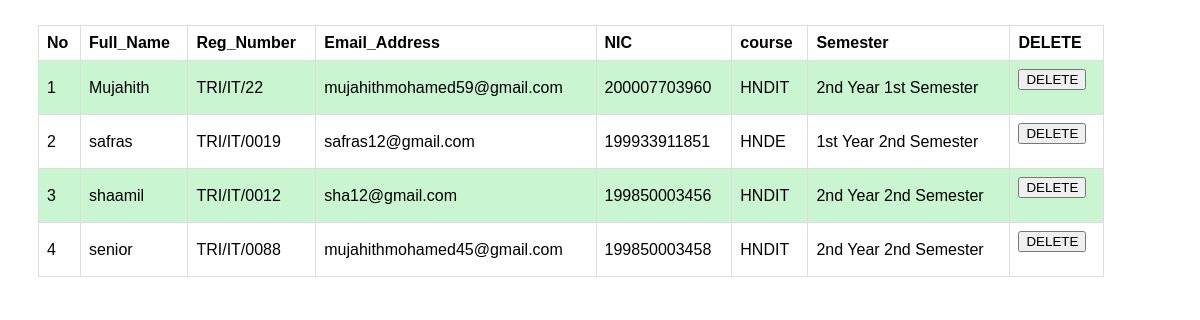
The page /stu_details.php on the database its author committed.
### tables this page shows
CREATE TABLE IF NOT EXISTS `stu_reg` (
  `id` int NOT NULL AUTO_INCREMENT,
  `fullname` varchar(20) NOT NULL,
  `regno` varchar(20) NOT NULL,
  `emailadd` varchar(30) NOT NULL,
  `nic` varchar(12) NOT NULL,
  `username` varchar(10) NOT NULL,
  `password1` varchar(20) NOT NULL,
  `cpassword` varchar(20) NOT NULL,
  `course` varchar(20) NOT NULL,
  `year1` varchar(50) NOT NULL,
  PRIMARY KEY (`id`),
  UNIQUE KEY `nic` (`nic`)
);

### stu_details.php (the view, shortened to what this page needs)
<?php
    require('config.php');
    $query = "SELECT id,fullname,regno,emailadd,nic,course,year1 FROM stu_reg";
    $result = mysqli_query($connection , $query);
    $numrow = mysqli_num_rows($result);
    if($numrow > 0 )
    {
       echo '<table class = "stu_table">';
       echo '<tr>';
       echo '<th>No</th>';
       echo '<th>Full_Name</th>';
       echo '<th>Reg_Number</th>';
       echo '<th>Email_Address</th>';
       echo '<th>NIC</th>';
       echo '<th>course</th>';
       echo '<th>Semester</th>';
       echo '<th>DELETE</th>';
       echo '</tr>';
       $c=1;
       while ($row = mysqli_fetch_assoc ($result))
       {
        ?>
        <body>
        <tr>
        <td> <?php echo $c;?> </td>
        <td> <?php echo $row ['fullname']; ?> </td>
        <td> <?php echo $row ['regno']; ?> </td>
        <td> <?php echo $row ['emailadd']; ?> </td>
        <td> <?php echo $row ['nic']; ?> </td>
        <td> <?php echo $row ['course']; ?> </td>
        <td> <?php echo $row ['year1']; $c++; ?> </td>
        <td>
            <form action="delete_studetails.php" method="post">
                <button type="submit" name="delete" value="<?=$row['nic'] ?>" class="btn btn-danger">DELETE</bu>
            </form>
        </td>
       </tr>
<?php
       }
    }
    else
    {
        echo "<script> alert ('Records Not Found') </script>";
    }
?>

### stu_details.php (style rules this page uses)
.stu_table { margin-top: 25px; margin-bottom: 50px; font-family: arial, sans-serif; border-collapse: collapse; margin-left: 30px; width: 90%; }
td, th { border: 1px solid #dddddd; text-align: left; padding: 8px; }
tr:nth-child(even) { background-color: #c9f5d0; }

### rows shown on the page
stu_reg: fullname "Mujahith", regno "TRI/IT/22", emailadd "mujahithmohamed59@gmail.com", nic "200007703960", course "HNDIT", year1 "2nd Year 1st Semester"
stu_reg: fullname "safras", regno "TRI/IT/0019", emailadd "safras12@gmail.com", nic "199933911851", course "HNDE", year1 "1st Year 2nd Semester"
stu_reg: fullname "shaamil", regno "TRI/IT/0012", emailadd "sha12@gmail.com", nic "199850003456", course "HNDIT", year1 "2nd Year 2nd Semester"
stu_reg: fullname "senior", regno "TRI/IT/0088", emailadd "mujahithmohamed45@gmail.com", nic "199850003458", course "HNDIT", year1 "2nd Year 2nd Semester"
